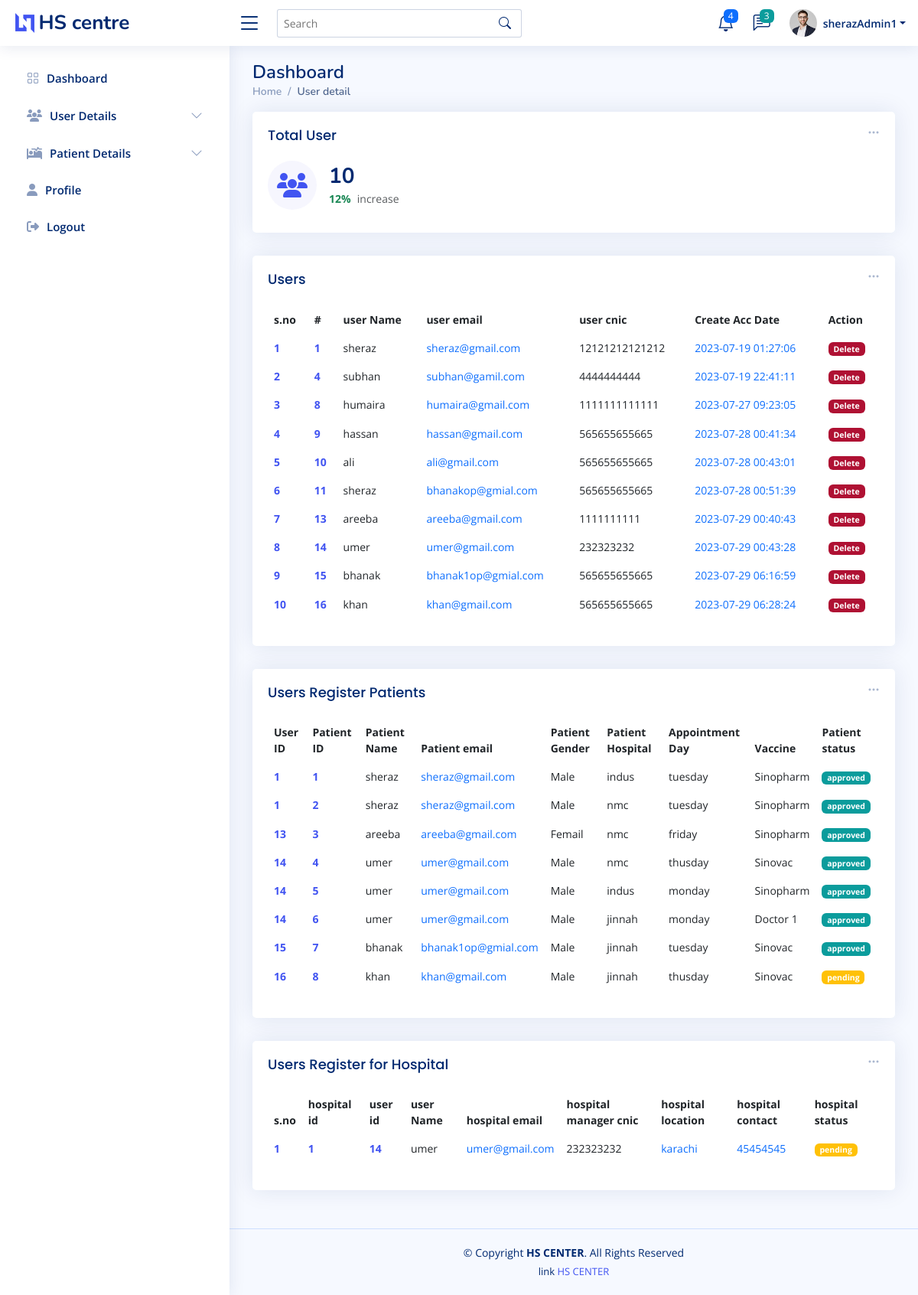
Before: /admin_user_detail.php (signed in) with the older database file.
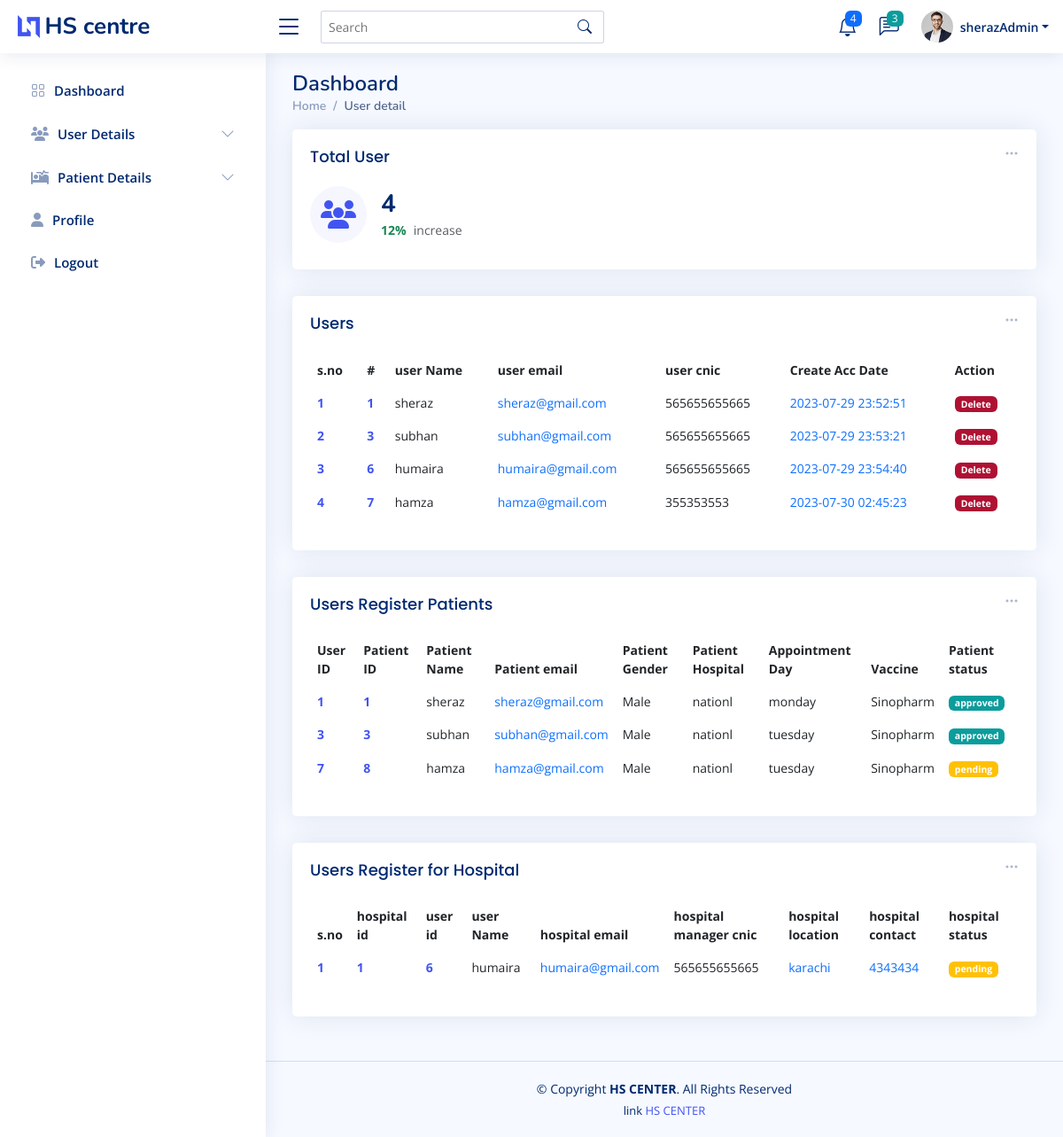
After: the same page with the newer database file.
### tables this page shows
CREATE TABLE `user` (
  `id` int(11) NOT NULL,
  `name` varchar(255) NOT NULL,
  `email` varchar(255) NOT NULL,
  `cnic` varchar(255) NOT NULL,
  `password` varchar(255) NOT NULL,
  `time` datetime NOT NULL DEFAULT current_timestamp()
);

CREATE TABLE `reg_patient` (
  `patient_id` int(11) NOT NULL,
  `patient_name` varchar(200) NOT NULL,
  `patient_email` varchar(200) NOT NULL,
  `patient_phone` varchar(255) NOT NULL,
  `patient_cnic` varchar(255) NOT NULL,
  `patient_age` varchar(22) NOT NULL,
  `patient_select_hos` varchar(222) NOT NULL,
  `patient_gender` varchar(222) NOT NULL,
  `patient_vacc` varchar(222) NOT NULL,
  `patient_app_day` varchar(222) NOT NULL,
  `patient_status` varchar(222) NOT NULL
);

CREATE TABLE `reg_hospital` (
  `hospital_id` int(11) NOT NULL,
  `hospital_name` varchar(200) NOT NULL,
  `hospital_manager_name` varchar(200) NOT NULL,
  `hospital_email` varchar(200) NOT NULL,
  `hospital_contact` varchar(255) NOT NULL,
  `hospital_location` varchar(222) NOT NULL,
  `hospital_manager_cnic` varchar(222) NOT NULL,
  `hospital_open_time` varchar(222) NOT NULL,
  `hospital_close_time` varchar(222) NOT NULL,
  `user_id` varchar(222) NOT NULL,
  `hospital_status` varchar(222) NOT NULL
);

### admin_user_detail.php (the view, shortened to what the changed rows need)
<?php
require 'conn.php';
$fetch_userQ = "SELECT * FROM `user`";
$fetch_user = mysqli_query($conn,$fetch_userQ);
$totalUser = mysqli_num_rows($fetch_user);
$fetch_userPatientQ = "SELECT user.id,reg_patient.patient_id,user.name,user.email,reg_patient.patient_gender,reg_patient.patient_select_hos,reg_patient.patient_app_day,reg_patient.patient_vacc,reg_patient.patient_status FROM user JOIN reg_patient WHERE user.name = reg_patient.patient_name AND user.email = reg_patient.patient_email;
";
$fetch_userPatient = mysqli_query($conn,$fetch_userPatientQ);
$totalUserPatient = mysqli_num_rows($fetch_userPatient);
$fetch_HospitalQ = "SELECT * FROM `reg_hospital`";
$fetch_Hospital = mysqli_query($conn,$fetch_HospitalQ);
$totalHospital = mysqli_num_rows($fetch_Hospital);
?>
<!DOCTYPE html>
<html lang="en">
<head>
  <?php require './component/_admin_link.php'?>
</head>
<body>
<?php require './component/_admin_nav.php';?>
  <main id="main" class="main " >
    <div class="pagetitle ">
      <h1>Dashboard</h1>
    </div>
    <section class="section dashboard ">
      <div class="row ">
        <div class="col-lg-12">
          <div class="row ">
            <div class="col-xxl-4 col-md-6  w-100">
              <div class="card info-card sales-card">
                <div class="card-body">
                  <div class="d-flex align-items-center">
                    <div class="ps-3">
                      <h6><?=$totalUser?></h6>
                      <span class="text-success small pt-1 fw-bold">12%</span> <span class="text-muted small pt-2 ps-1">increase</span>
                    </div>
                  </div>
                </div>
              </div>
            </div>
            <div class="col-12" >
              <div class="card recent-sales overflow-auto">
                <div class="card-body">
                  <table class="table table-borderless datatable" id="dowload_pdf">
                    <thead>
                      <tr>
                        <th scope="col">s.no</th>
                        <th scope="col">#</th>
                        <th scope="col">user Name</th>
                        <th scope="col">user email</th>
                        <th scope="col">user cnic</th>
                        <th scope="col">Create Acc Date</th>
                        <th scope="col">Action</th>
                      </tr>
                    </thead>
                    <tbody>
                    <?php
                    if($totalUser > 0){
                      while($user_data = mysqli_fetch_assoc($fetch_user)){
                        $i+=1;
                          echo '<tr>
                          <th scope="row"><a href="#">'.$i.'</a></th>
                          <th scope="row"><a href="#">'.$user_data['id'].'</a></th>
                          <td>'.$user_data['name'].'</td>
                          <td><a  class="text-primary">'.$user_data['email'].'</a></td>
                          <td>'.$user_data['cnic'].'</td>
                          <td><a  class="text-primary">'.$user_data['time'].'</a></td>
                          <td><a  href="user_del.php?DelId='.$user_data['id'].'" class="badge bg-danger user_delete">Delete</a></td>
                        </tr>';
                        }
                    }
                    ?>
                    </tbody>
                  </table>
                </div>
              </div>
            </div>
<div class="col-12" >
              <div class="card recent-sales overflow-auto">
                <div class="card-body">
                  <table class="table table-borderless datatable" id="dowload_pdf">
                    <thead>
                      <tr>
                        <th scope="col">User ID</th>
                        <th scope="col">Patient ID</th>
                        <th scope="col">Patient Name</th>
                        <th scope="col">Patient email</th>
                        <th scope="col">Patient Gender</th>
                        <th scope="col">Patient Hospital</th>
                        <th scope="col">Appointment Day</th>
                        <th scope="col">Vaccine</th>
                        <th scope="col">Patient status</th>
                      </tr>
                    </thead>
                    <tbody>
                    <?php
                    if($totalUserPatient > 0){
                      while($userPatient_data = mysqli_fetch_array($fetch_userPatient)){
                        if($userPatient_data['patient_status'] == 'approved'){
                          echo '<tr>
                          <th scope="row"><a href="#">'.$userPatient_data['id'].'</a></th>
                          <th scope="row"><a href="#">'.$userPatient_data['patient_id'].'</a></th>
                          <td>'.$userPatient_data['name'].'</td>
                          <td><a  class="text-primary">'.$userPatient_data['email'].'</a></td>
                          <td>'.$userPatient_data['patient_gender'].'</td>
                          <td>'.$userPatient_data['patient_select_hos'].'</td>
                          <td>'.$userPatient_data['patient_app_day'].'</td>
                          <td>'.$userPatient_data['patient_vacc'].'</td>
                          <td><span class="badge bg-success">'.$userPatient_data['patient_status'].'</span></td>
                        </tr>';
                        }
                        if($userPatient_data['patient_status'] == ''){
                          echo '<tr>
                          <th scope="row"><a href="#">'.$userPatient_data['id'].'</a></th>
                          <th scope="row"><a href="#">'.$userPatient_data['patient_id'].'</a></th>
                          <td>'.$userPatient_data['name'].'</td>
                          <td><a  class="text-primary">'.$userPatient_data['email'].'</a></td>
                          <td>'.$userPatient_data['patient_gender'].'</td>
                          <td>'.$userPatient_data['patient_select_hos'].'</td>
                          <td>'.$userPatient_data['patient_app_day'].'</td>
                          <td>'.$userPatient_data['patient_vacc'].'</td>
                          <td><span class="badge bg-warning">pending</span></td>
                        </tr>';
                        }
                        }
                    }
                    ?>
                    </tbody>
                  </table>
                </div>
              </div>
            </div>
            <div class="col-12" >
              <div class="card recent-sales overflow-auto">
                <div class="card-body">
                  <table class="table table-borderless datatable" id="dowload_pdf">
                    <thead>
                      <tr>
                        <th scope="col">s.no</th>
                        <th scope="col">hospital id</th>
                        <th scope="col">user id</th>
                        <th scope="col">user Name</th>
                        <th scope="col">hospital email</th>
                        <th scope="col">hospital manager cnic</th>
                        <th scope="col">hospital location</th>
                        <th scope="col">hospital contact</th>
                        <th scope="col">hospital status</th>
                      </tr>
                    </thead>
                    <tbody>
                    <?php
                    if($totalHospital > 0){
                      while($user_apply_hospital = mysqli_fetch_assoc($fetch_Hospital)){
                        $j+=1;
                        if($user_apply_hospital['hospital_status'] === ''){
                          echo '<tr>
                          <th scope="row"><a href="#">'.$j.'</a></th>
                          <th scope="row"><a href="#">'.$user_apply_hospital['hospital_id'].'</a></th>
                          <th scope="row"><a href="#">'.$user_apply_hospital['user_id'].'</a></th>
                          <td>'.$user_apply_hospital['hospital_manager_name'].'</td>
                          <td><a  class="text-primary">'.$user_apply_hospital['hospital_email'].'</a></td>
                          <td>'.$user_apply_hospital['hospital_manager_cnic'].'</td>
                          <td><a  class="text-primary">'.$user_apply_hospital['hospital_location'].'</a></td>
                          <td><a  class="text-primary">'.$user_apply_hospital['hospital_contact'].'</a></td>
                          <td><span class="badge bg-warning">pending</span></td>
                        </tr>';
                        }
                        }
                    }
                    ?>
                    </tbody>
                  </table>
                </div>
              </div>
            </div>
          </div>
        </div>
      </div>
    </section>
  </main>
</body>
</html>

### component/_admin_nav.php (shortened to what the changed rows need)
<header id="header" class="header fixed-top d-flex align-items-center">
  <nav class="header-nav ms-auto">
    <ul class="d-flex align-items-center">
      <li class="nav-item dropdown pe-3">
        <a class="nav-link nav-profile d-flex align-items-center pe-0" href="#" data-bs-toggle="dropdown">
          <img src="assets_admin/img/profile-img.jpg" alt="Profile" class="rounded-circle">
          <span class="d-none d-md-block dropdown-toggle ps-2"><?=$_SESSION['admin_name']?></span>
        </a>
      </li>
    </ul>
  </nav>
</header>

Changed rows visible on the page:
no longer on one of the page's lists (row edited): user: id "1", reg_patient.patient_id "2", name "sheraz", email "sheraz@gmail.com", reg_patient.patient_gender "Male", reg_patient.patient_select_hos "nmc", reg_patient.patient_app_day "tuesday", reg_patient.patient_vacc "Sinopharm", reg_patient.patient_status "approved"
removed user: id "4", name "subhan", email "subhan@gamil.com", cnic "4444444444", time "2023-07-19 22:41:11", shown under "Users"
removed user: id "8", name "humaira", email "humaira@gmail.com", cnic "1111111111111", time "2023-07-27 09:23:05", shown under "Users"
removed user: id "9", name "hassan", email "hassan@gmail.com", cnic "565655655665", time "2023-07-28 00:41:34", shown under "Users"
removed user: id "10", name "ali", email "ali@gmail.com", cnic "565655655665", time "2023-07-28 00:43:01", shown under "Users"
removed user: id "11", name "sheraz", email "bhanakop@gmial.com", cnic "565655655665", time "2023-07-28 00:51:39", shown under "Users"
removed user: id "13", name "areeba", email "areeba@gmail.com", cnic "1111111111", time "2023-07-29 00:40:43", reg_patient.patient_id "3", reg_patient.patient_gender "Femail", reg_patient.patient_select_hos "nmc", reg_patient.patient_app_day "friday", reg_patient.patient_vacc "Sinopharm", reg_patient.patient_status "approved"
removed user: id "14", name "umer", email "umer@gmail.com", cnic "232323232", time "2023-07-29 00:43:28", reg_patient.patient_id "4", reg_patient.patient_gender "Male", reg_patient.patient_select_hos "nmc", reg_patient.patient_app_day "thusday", reg_patient.patient_vacc "Sinovac", reg_patient.patient_status "approved", reg_patient.patient_id "5", reg_patient.patient_select_hos "indus", reg_patient.patient_app_day "monday", reg_patient.patient_vacc "Sinopharm", reg_patient.patient_id "6", reg_patient.patient_select_hos "jinnah", reg_patient.patient_vacc "Doctor 1"
removed user: id "15", name "bhanak", email "bhanak1op@gmial.com", cnic "565655655665", time "2023-07-29 06:16:59", reg_patient.patient_id "7", reg_patient.patient_gender "Male", reg_patient.patient_select_hos "jinnah", reg_patient.patient_app_day "tuesday", reg_patient.patient_vacc "Sinovac", reg_patient.patient_status "approved"
removed user: id "16", name "khan", email "khan@gmail.com", cnic "565655655665", time "2023-07-29 06:28:24", reg_patient.patient_id "8", reg_patient.patient_gender "Male", reg_patient.patient_select_hos "jinnah", reg_patient.patient_app_day "thusday", reg_patient.patient_vacc "Sinovac"
changed user "sheraz": cnic "12121212121212" → "565655655665"; time "2023-07-19 01:27:06" → "2023-07-29 23:52:51"; reg_patient.patient_select_hos "indus" → "nationl"; reg_patient.patient_app_day "tuesday" → "monday"
added user: id "3", name "subhan", email "subhan@gmail.com", cnic "565655655665", time "2023-07-29 23:53:21", reg_patient.patient_id "3", reg_patient.patient_gender "Male", reg_patient.patient_select_hos "nationl", reg_patient.patient_app_day "tuesday", reg_patient.patient_vacc "Sinopharm", reg_patient.patient_status "approved"
added user: id "6", name "humaira", email "humaira@gmail.com", cnic "565655655665", time "2023-07-29 23:54:40", shown under "Users"
added user: id "7", name "hamza", email "hamza@gmail.com", cnic "355353553", time "2023-07-30 02:45:23", reg_patient.patient_id "8", reg_patient.patient_gender "Male", reg_patient.patient_select_hos "nationl", reg_patient.patient_app_day "tuesday", reg_patient.patient_vacc "Sinopharm"
changed reg_hospital "karachi": user "14" → "6"; hospital_manager_name "umer" → "humaira"; hospital_email "umer@gmail.com" → "humaira@gmail.com"; hospital_manager_cnic "232323232" → "565655655665"; hospital_contact "45454545" → "4343434"
Other visible differences:
$_SESSION['admin_name']: "sherazAdmin1" → "sherazAdmin"
$totalUser: "10" → "4"
